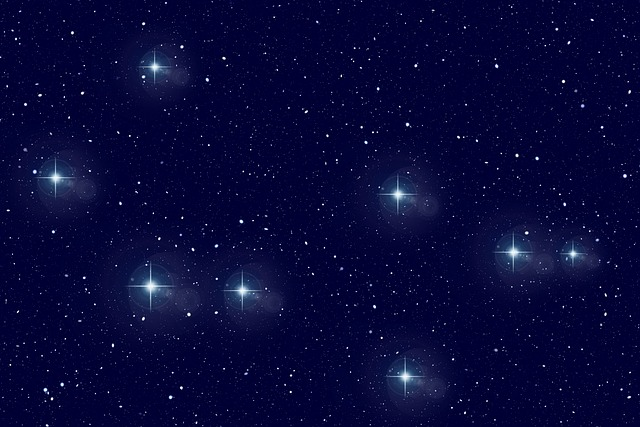
#> input picture const.jpg, 640 x 427 px, given in place of pisces.jpg, which was not available
$ python stars2.py
#> lines starting #> are read from the running program, lines starting #| are printed output that depends on the picture; after the words box and inside, x2 and y2 are one past the last pixel; in counts of white or black regions, pixels touching at a corner belong together; pictures that were not available may be replaced by others from this repository, and a replacement may not be noted
# -*- coding: utf-8 -*-
"""
Created on Thu Mar  2 20:22:02 2023

@author: DECLINE
"""


import matplotlib.pyplot as plt
import cv2
from PIL import Image


# liste des images
img=["orion.jpg","pleiades.jpg","const.jpg","M53.jpg","teapot.jpg","scorpius.jpg","ursamajor.jpg","pisces.jpg"]

# Chargement de l'image
n=7
image = Image.open(img[n])
#> image is the input picture: PIL image 640x427 RGB; mean R, G, B 7, 8.2, 57.5
image.show()

# Conversion de l'image en niveaux de gris
grayscale_image = image.convert('L')
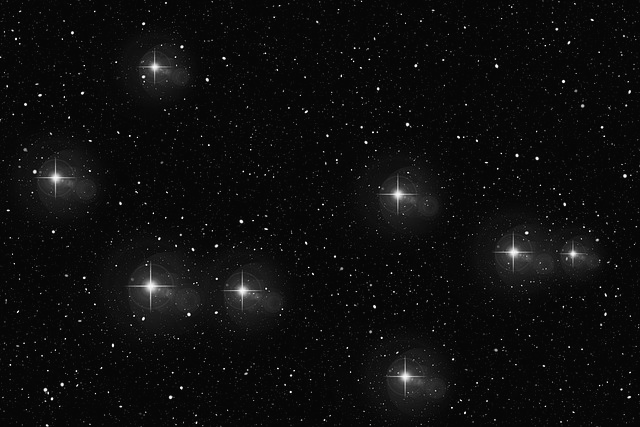
#> grayscale_image: PIL image 640x427 L; min 3, max 253, mean 13.5

# Création d'un masque à partir des pixels noirs
black_mask = grayscale_image.point(lambda x: 0 if x < 80 else 255)
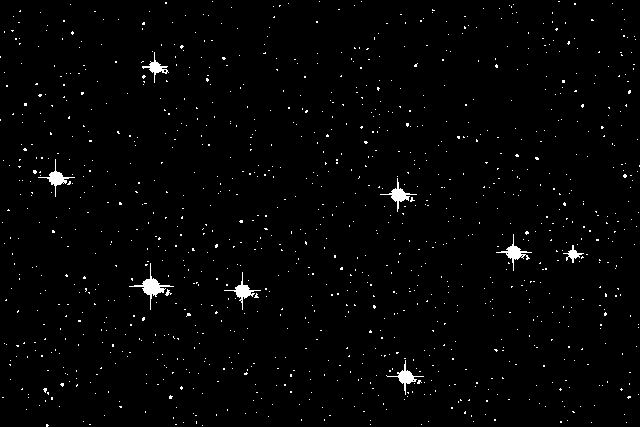
#> black_mask: PIL image 640x427 L; 1.6% white; 1119 white regions (1110 under 20 px), largest, box (x1, y1, x2, y2) and area: (129, 263, 174, 310) 352, (496, 234, 532, 271) 252, (380, 178, 417, 212) 241

# Application du masque à l'image originale
result_image = Image.composite(image, Image.new('RGB', image.size, (255, 255, 255)), black_mask)
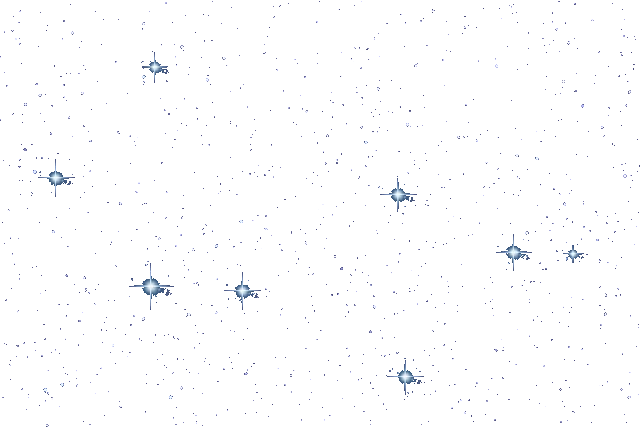
#> result_image: PIL image 640x427 RGB; mean R, G, B 253, 253.2, 253.8

# Enregistrement de l'image résultante
result_image.save(str(img[n]).replace('.jpg', '')+"_sans_noir.jpg")


# Chargement de l'image en niveaux de gris
img = cv2.imread(img[n], cv2.IMREAD_GRAYSCALE)
#> img: shape (427, 640); min 0, max 255, mean 13.1
h, w = img.shape
#> h = 427; w = 640

# Application d'un filtre de seuillage pour ne garder que les pixels clairs
threshold_value = 200
ret, thresh = cv2.threshold(img, threshold_value, 255, cv2.THRESH_BINARY)
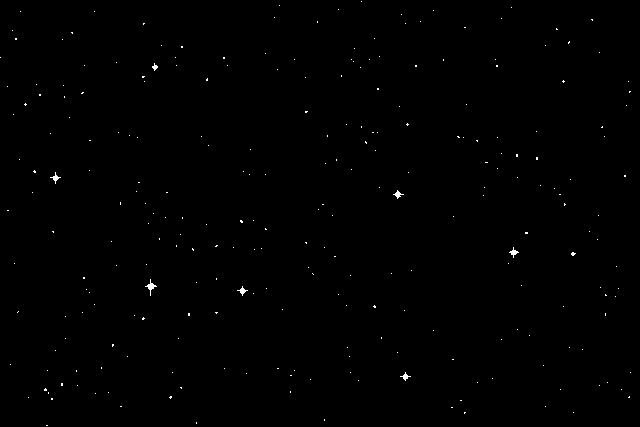
#> thresh: shape (427, 640); 0.27% white in thin lines or dots
#> ret = 200

# Recherche des contours dans l'image seuillée
contours, hierarchy = cv2.findContours(thresh, cv2.RETR_TREE, cv2.CHAIN_APPROX_SIMPLE)
#> contours = 256 contours, 250 with area under 20; largest, box (x1, y1, x2, y2) and area: (145, 279, 157, 296) 34, (509, 247, 519, 258) 24, (393, 190, 404, 199) 24, (237, 286, 248, 296) 24, (50, 172, 61, 184) 22, (400, 372, 411, 381) 20

# Création d'une liste pour stocker les coordonnées des étoiles détectées
star1=[]
star2=[]
star3=[]
star4=[]
star5=[]
star6=[]
star7=[]
star_coords=[star1,star2,star3,star4,star5,star6,star7]
Alist=[80,50,30,20,8,2,0.1]
Plist=[80,50,30,20,8,2,0.1]
sizelist=[100,80,50,20,6,1.5,0.2]

# Choix du nombre d'intervalles de tailles d'étoiles (troncature au N<8 choisi)
N=7
del sizelist[N:]
del Alist[N:]
del Plist[N:]
del star_coords[N:]

# Itération sur tous les contours trouvés
for contour in contours:
    # Calcul de l'aire et du périmètre du contour
    A = cv2.contourArea(contour)
    P = cv2.arcLength(contour, True)

    # Le contour est une étoile s'il est suffisamment grand et circulaire
    circularity_threshold = 0.1

    for i in range(len(star_coords)):

        if A > Alist[i] and P > Plist[i]:
            circularity = 4 * 3.141592 * A / (P**2)
            if circularity > circularity_threshold:
                # Calcul du centre de l'étoile
                M = cv2.moments(contour)
                cx = int(M['m10'] / M['m00'])
                cy = int(M['m01'] / M['m00'])

                # Ajout des coordonnées de l'étoile à la liste
                star_coords[i].append((cx, cy))
#> this loop made 256 passes
#> (contour, A, P) on passes 1 to 3: ([[46, 425], [47, 425]], 0, 2), ([[196, 422], [196, 423]], 0, 2), ([[324, 419], [324, 420]], 0, 2)

# Affichage des coordonnées des étoiles détectées et reproduction
star_coords_tot=[]
for i in star_coords:
    star_coords_tot += i
print("Coordonnées des étoiles :")
for coords in star_coords_tot:
    print(coords)

# Nombre d'étoiles de chaque catégorie
plt.figure(1, dpi = 300)
x=[]
for i in range(len(star_coords)):
    for j in range(len(star_coords[i])):
            x.append(i)

plt.hist(x, range = (0, N), bins = N, color = 'c', edgecolor = 'b')
plt.xlabel('niveau de luminosité')
plt.ylabel('nombres d\'étoiles')

# Carte du ciel recréée
plt.figure(2, dpi = 300)
plt.style.use('dark_background')
plt.xlim(0, w)
plt.ylim(-h, 0)

for i in range(len(star_coords)):
    for j in star_coords[i]:
        plt.scatter(j[0], -j[1], c = "w", s = sizelist[i])
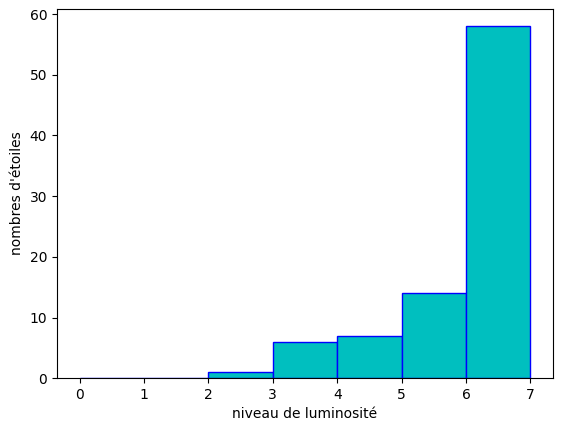
#> figure drawn by matplotlib, 1 panel; tallest bar 58 high, from x = 6 to 7
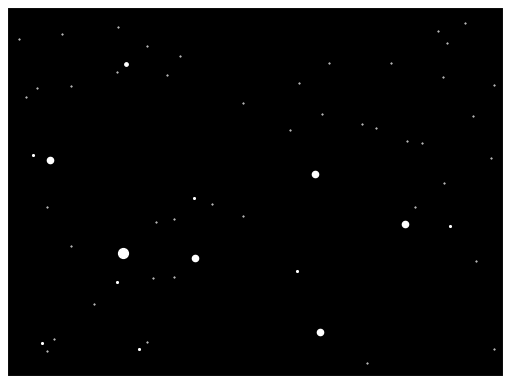
#> figure drawn by matplotlib, 1 panel
